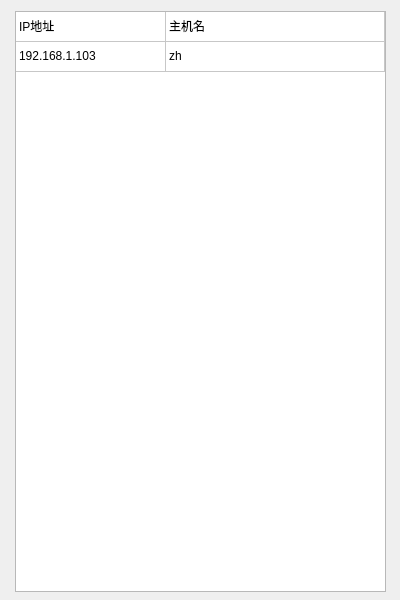
<?xml version="1.0" encoding="UTF-8"?>
<ui version="4.0">
 <class>FeiQDialog</class>
 <widget class="QDialog" name="FeiQDialog">
  <property name="geometry">
   <rect>
    <x>0</x>
    <y>0</y>
    <width>400</width>
    <height>600</height>
   </rect>
  </property>
  <property name="windowTitle">
   <string>FeiQDialog</string>
  </property>
  <widget class="QTableWidget" name="tw_friend">
   <property name="geometry">
    <rect>
     <x>15</x>
     <y>11</y>
     <width>371</width>
     <height>581</height>
    </rect>
   </property>
   <property name="minimumSize">
    <size>
     <width>371</width>
     <height>581</height>
    </size>
   </property>
   <property name="maximumSize">
    <size>
     <width>371</width>
     <height>581</height>
    </size>
   </property>
   <property name="toolTip">
    <string>&lt;html&gt;&lt;head/&gt;&lt;body&gt;&lt;p&gt;&lt;br/&gt;&lt;/p&gt;&lt;/body&gt;&lt;/html&gt;</string>
   </property>
   <property name="whatsThis">
    <string>&lt;html&gt;&lt;head/&gt;&lt;body&gt;&lt;p&gt;&lt;br/&gt;&lt;/p&gt;&lt;/body&gt;&lt;/html&gt;</string>
   </property>
   <property name="editTriggers">
    <set>QAbstractItemView::NoEditTriggers</set>
   </property>
   <property name="selectionBehavior">
    <enum>QAbstractItemView::SelectRows</enum>
   </property>
   <property name="rowCount">
    <number>2</number>
   </property>
   <property name="columnCount">
    <number>2</number>
   </property>
   <attribute name="horizontalHeaderVisible">
    <bool>false</bool>
   </attribute>
   <attribute name="horizontalHeaderDefaultSectionSize">
    <number>150</number>
   </attribute>
   <attribute name="horizontalHeaderShowSortIndicator" stdset="0">
    <bool>false</bool>
   </attribute>
   <attribute name="horizontalHeaderStretchLastSection">
    <bool>true</bool>
   </attribute>
   <attribute name="verticalHeaderVisible">
    <bool>false</bool>
   </attribute>
   <row/>
   <row/>
   <column/>
   <column/>
   <item row="0" column="0">
    <property name="text">
     <string>IP地址</string>
    </property>
   </item>
   <item row="0" column="1">
    <property name="text">
     <string>主机名</string>
    </property>
   </item>
   <item row="1" column="0">
    <property name="text">
     <string>192.168.1.103</string>
    </property>
   </item>
   <item row="1" column="1">
    <property name="text">
     <string>zh</string>
    </property>
   </item>
  </widget>
 </widget>
 <resources/>
 <connections/>
</ui>
